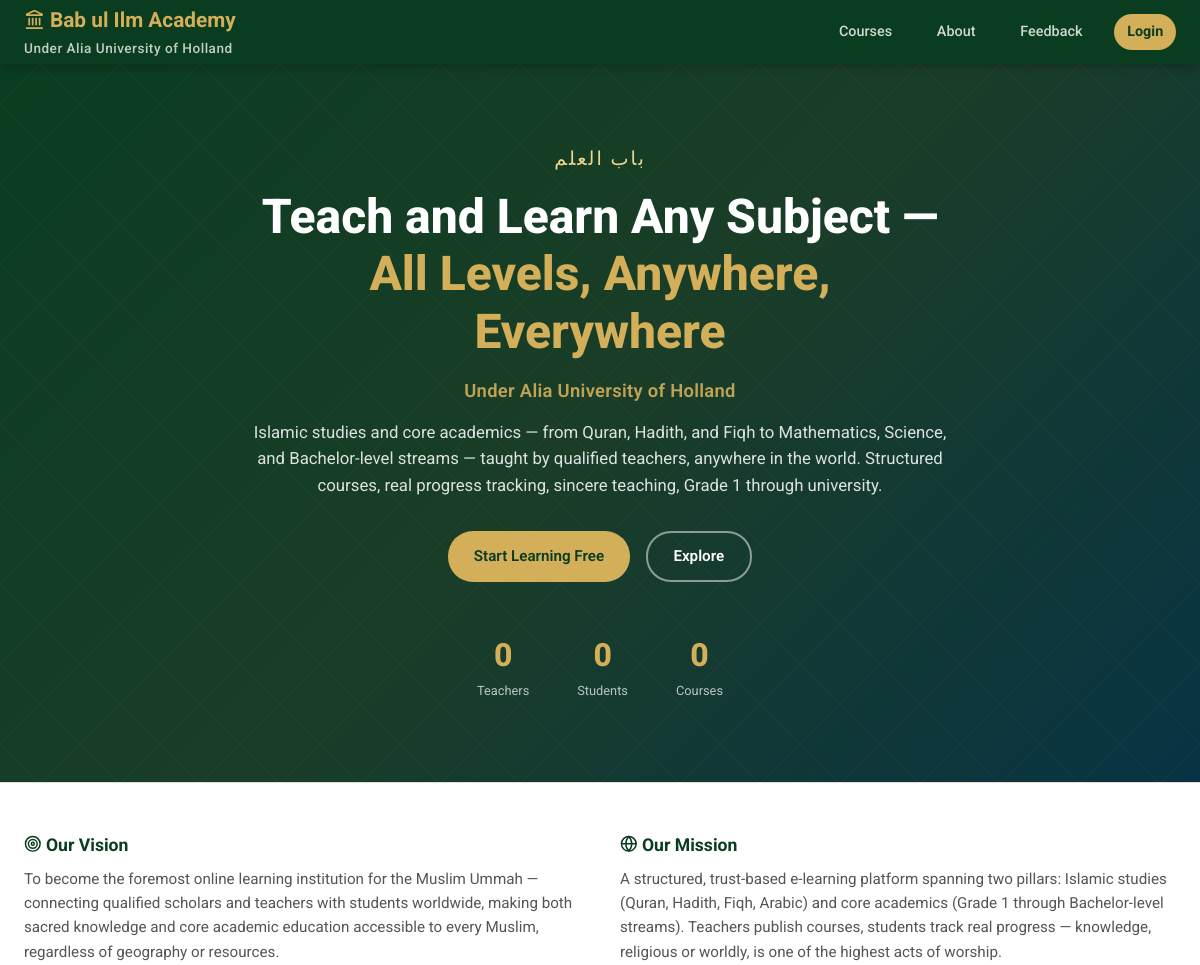
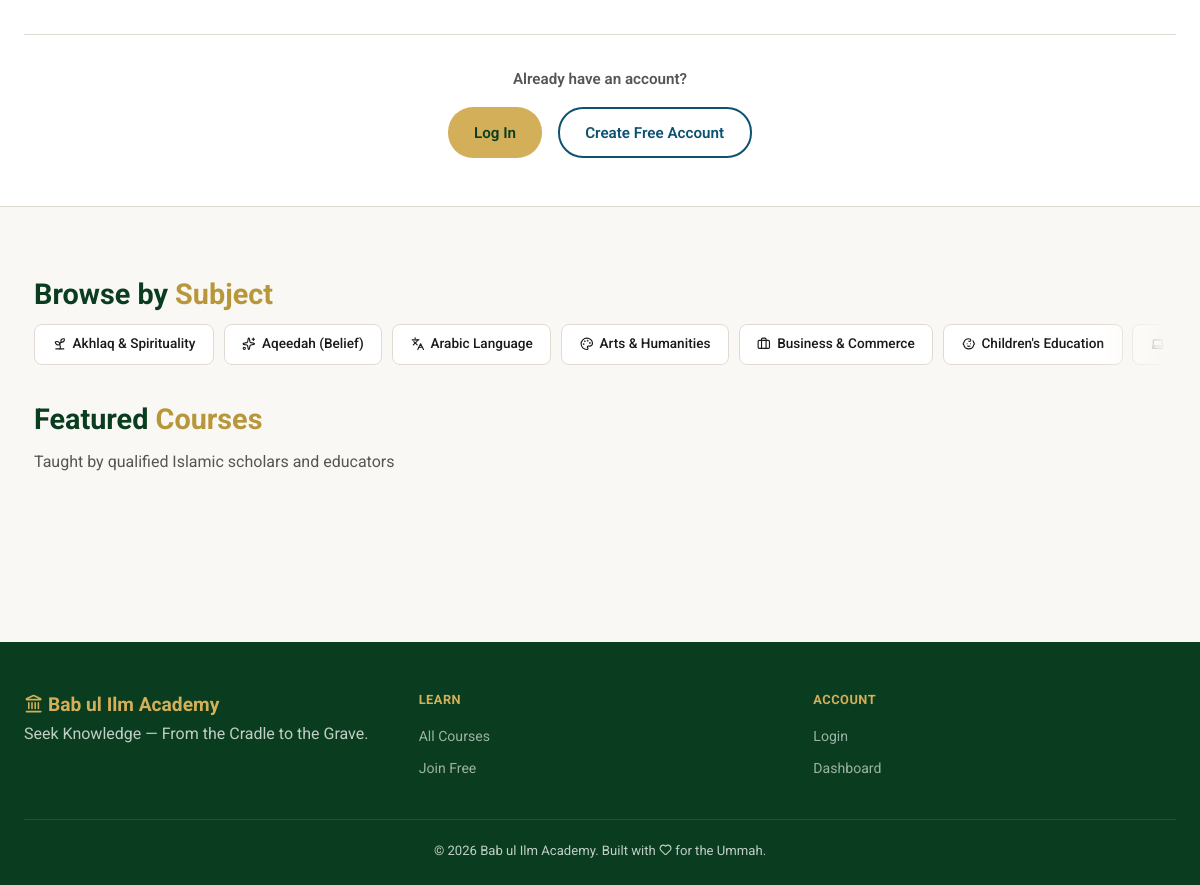
The page / on the database its author committed (2 pictures, top to bottom).
### tables this page shows
CREATE TABLE IF NOT EXISTS subjects (
    id                INT UNSIGNED AUTO_INCREMENT PRIMARY KEY,
    field_of_study_id INT UNSIGNED NULL,
    name              VARCHAR(100) NOT NULL,
    icon              VARCHAR(30),
    FOREIGN KEY (field_of_study_id) REFERENCES fields_of_study(id) ON DELETE SET NULL
);

### index.php (the view, shortened to what this page needs)
<?php
require_once __DIR__ . '/db.php';
$user = auth();
$subjects = $pdo->query(
    "SELECT s.*,
            (SELECT COUNT(*) FROM courses c WHERE c.subject_id = s.id AND c.is_published = 1 AND c.moderation_status = 'approved') AS course_count,
            (SELECT COUNT(DISTINCT c.teacher_id) FROM courses c WHERE c.subject_id = s.id AND c.is_published = 1 AND c.moderation_status = 'approved') AS teacher_count,
            (SELECT COUNT(*) FROM enrollments e JOIN courses c ON c.id = e.course_id WHERE c.subject_id = s.id AND c.is_published = 1 AND c.moderation_status = 'approved') AS enrollment_count
     FROM subjects s
     ORDER BY enrollment_count DESC, teacher_count DESC, course_count DESC, s.name ASC
     LIMIT 8"
)->fetchAll();
$stats = $pdo->query(
    "SELECT
        (SELECT COUNT(*) FROM users WHERE role='teacher') AS teachers,
        (SELECT COUNT(*) FROM users WHERE role='student') AS students,
        (SELECT COUNT(*) FROM courses WHERE is_published=1 AND moderation_status='approved') AS courses"
)->fetch();
?>
<!DOCTYPE html>
<html lang="en">
<head>
<link rel="stylesheet" href="style.css">
</head>
<body>
<nav class="navbar">
    <a class="nav-brand" href="index.php"><i data-lucide="landmark" class="lucide-icon"></i> <?= e(SITE_NAME) ?><small><?= e(SITE_AFFILIATION) ?></small></a>
    <div class="nav-links">
        <a href="courses.php">Courses</a>
        <a href="about.php">About</a>
        <a href="feedback.php">Feedback</a>
        <?php if ($user): ?>
            <a href="chat.php">Messages</a>
            <?php if (($user['role'] ?? '') === 'teacher'): ?><a href="add-course.php">+ New Course</a><?php endif; ?>
            <div class="nav-account">
                <button class="nav-account-trigger" type="button" onclick="toggleAccountMenu(event)" aria-label="Account menu">
                    <span class="nav-avatar"><?= e(mb_substr($user['name'], 0, 1)) ?></span>
                    <i data-lucide="chevron-down" class="lucide-icon"></i>
                </button>
                <div class="nav-account-menu">
                    <div class="nav-account-header">
                        <span class="nav-avatar"><?= e(mb_substr($user['name'], 0, 1)) ?></span>
                        <div>
                            <div class="nav-account-name"><?= e($user['name']) ?></div>
                            <div class="nav-account-email"><?= e($user['email']) ?></div>
                        </div>
                    </div>
                    <div class="nav-menu-divider"></div>
                    <a href="dashboard.php"><i data-lucide="layout-dashboard" class="lucide-icon"></i> Dashboard</a>
                    <a href="chat.php"><i data-lucide="message-circle" class="lucide-icon"></i> Messages</a>
                    <?php if (($user['role'] ?? '') === 'teacher'): ?><a href="add-course.php"><i data-lucide="plus" class="lucide-icon"></i> New Course</a><?php endif; ?>
                    <div class="nav-menu-divider"></div>
                    <a href="edit-profile.php"><i data-lucide="user-cog" class="lucide-icon"></i> Edit Profile</a>
                    <?php if (($user['role'] ?? '') === 'admin'): ?><a href="admin.php"><i data-lucide="shield-check" class="lucide-icon"></i> Admin Panel</a><?php endif; ?>
                    <div class="nav-menu-divider"></div>
                    <a href="logout.php"><i data-lucide="log-out" class="lucide-icon"></i> Logout</a>
                </div>
            </div>
        <?php else: ?>
            <a href="login.php" class="nav-btn">Login</a>
        <?php endif; ?>
    </div>
</nav>
<header class="hero">
    <div class="hero-content">
        <div class="hero-arabic">باب العلم</div>
        <h1>Teach and Learn Any Subject — <span>All Levels, Anywhere, Everywhere</span></h1>
        <p style="font-size:1.15rem;font-weight:600;opacity:.9;margin-bottom:.8rem;letter-spacing:.3px;color:var(--gold)"><?= e(SITE_AFFILIATION) ?></p>
        <p>Islamic studies and core academics — from Quran, Hadith, and Fiqh to Mathematics, Science, and Bachelor-level streams — taught by qualified teachers, anywhere in the world. Structured courses, real progress tracking, sincere teaching, Grade 1 through university.</p>
        <div class="hero-actions">
            <?php if ($user): ?>
                <a href="courses.php" class="btn btn-primary">Browse Courses</a>
            <?php else: ?>
                <a href="register.php" class="btn btn-primary">Start Learning Free</a>
            <?php endif; ?>
            <a href="#courses" class="btn btn-secondary">Explore</a>
        </div>
        <div class="hero-stats">
            <div class="hero-stat"><div class="num"><?= (int) $stats['teachers'] ?></div><div class="lbl">Teachers</div></div>
            <div class="hero-stat"><div class="num"><?= (int) $stats['students'] ?></div><div class="lbl">Students</div></div>
            <div class="hero-stat"><div class="num"><?= (int) $stats['courses'] ?></div><div class="lbl">Courses</div></div>
        </div>
    </div>
</header>
<?php if (!$user): ?>
<section class="mission-band">
    <div class="mission-grid">
        <div>
            <h3><i data-lucide="target" class="lucide-icon"></i> Our Vision</h3>
            <p>To become the foremost online learning institution for the Muslim Ummah — connecting qualified scholars and teachers with students worldwide, making both sacred knowledge and core academic education accessible to every Muslim, regardless of geography or resources.</p>
        </div>
        <div>
            <h3><i data-lucide="globe" class="lucide-icon"></i> Our Mission</h3>
            <p>A structured, trust-based e-learning platform spanning two pillars: Islamic studies (Quran, Hadith, Fiqh, Arabic) and core academics (Grade 1 through Bachelor-level streams). Teachers publish courses, students track real progress — knowledge, religious or worldly, is one of the highest acts of worship.</p>
        </div>
    </div>
    <div class="mission-cta">
        <p>Already have an account?</p>
        <div class="hero-actions" style="justify-content:center">
            <a href="login.php" class="btn btn-primary">Log In</a>
            <a href="register.php" class="btn btn-outline">Create Free Account</a>
        </div>
    </div>
</section>
<?php endif; ?>
<div class="container section" id="courses">
    <h2 class="section-title">Browse by <span>Subject</span></h2>
    <div class="chip-row">
        <?php foreach ($subjects as $s): ?>
            <a href="courses.php?subject=<?= (int) $s['id'] ?>" class="cat-chip"><?= catIcon($s['icon']) ?> <?= e($s['name']) ?></a>
        <?php endforeach; ?>
    </div>
    <h2 class="section-title">Featured <span>Courses</span></h2>
    <p class="section-sub">Taught by qualified Islamic scholars and educators</p>
</div>
<footer>
    <div class="footer-grid">
        <div>
            <div class="footer-brand"><i data-lucide="landmark" class="lucide-icon"></i> <?= e(SITE_NAME) ?></div>
            <p>Seek Knowledge — From the Cradle to the Grave.</p>
        </div>
        <div>
            <div class="footer-heading">Learn</div>
            <ul class="footer-links">
                <li><a href="courses.php">All Courses</a></li>
                <li><a href="register.php">Join Free</a></li>
            </ul>
        </div>
        <div>
            <div class="footer-heading">Account</div>
            <ul class="footer-links">
                <li><a href="login.php">Login</a></li>
                <li><a href="dashboard.php">Dashboard</a></li>
            </ul>
        </div>
    </div>
    <div class="footer-bottom">&copy; <?= date('Y') ?> <?= e(SITE_NAME) ?>. Built with <i data-lucide="heart" class="lucide-icon"></i> for the Ummah.</div>
</footer>
</body>
</html>

### db.php (shortened to what this page needs)
<?php
function e(string $s): string {
    return htmlspecialchars($s, ENT_QUOTES, 'UTF-8');
}
function auth(): ?array {
    if (!isset($_SESSION['user'])) {
        return null;
    }
    return $_SESSION['user'];
}
function catIcon(?string $iconName): string {
    return '<i data-lucide="' . e($iconName ?: 'book-open') . '" class="lucide-icon"></i>';
}

### rows shown on the page
subjects: name "Akhlaq & Spirituality"
subjects: name "Aqeedah (Belief)"
subjects: name "Arabic Language"
subjects: name "Arts & Humanities"
subjects: name "Business & Commerce"
subjects: name "Children's Education"

### other values the page prints
SITE_NAME "Bab ul Ilm Academy"
SITE_AFFILIATION "Under Alia University of Holland"
$stats['teachers'] "0"
$stats['students'] "0"
$stats['courses'] "0"
